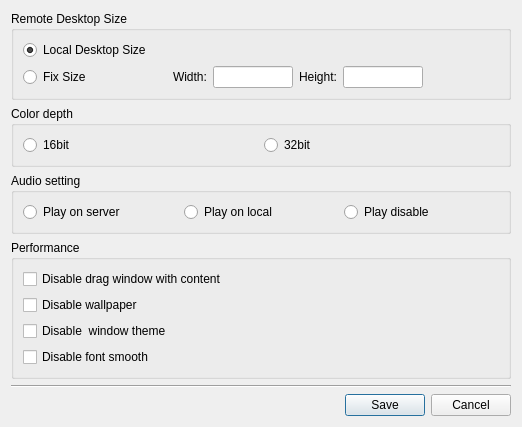
<?xml version="1.0" encoding="UTF-8"?>
<ui version="4.0">
 <class>QWoSessionRDPProperty</class>
 <widget class="QDialog" name="QWoSessionRDPProperty">
  <property name="geometry">
   <rect>
    <x>0</x>
    <y>0</y>
    <width>518</width>
    <height>372</height>
   </rect>
  </property>
  <property name="windowTitle">
   <string>Dialog</string>
  </property>
  <layout class="QVBoxLayout" name="verticalLayout">
   <item>
    <widget class="QGroupBox" name="groupBox_2">
     <property name="title">
      <string>Remote Desktop Size</string>
     </property>
     <layout class="QVBoxLayout" name="verticalLayout_7">
      <item>
       <layout class="QVBoxLayout" name="verticalLayout_6">
        <item>
         <widget class="QRadioButton" name="deskRadio">
          <property name="text">
           <string>Local Desktop Size</string>
          </property>
          <property name="checked">
           <bool>true</bool>
          </property>
         </widget>
        </item>
        <item>
         <layout class="QHBoxLayout" name="horizontalLayout_4">
          <item>
           <widget class="QRadioButton" name="fixRadio">
            <property name="text">
             <string>Fix Size</string>
            </property>
            <property name="checked">
             <bool>false</bool>
            </property>
           </widget>
          </item>
          <item>
           <spacer name="horizontalSpacer_2">
            <property name="orientation">
             <enum>Qt::Horizontal</enum>
            </property>
            <property name="sizeHint" stdset="0">
             <size>
              <width>40</width>
              <height>20</height>
             </size>
            </property>
           </spacer>
          </item>
          <item>
           <widget class="QLabel" name="label">
            <property name="text">
             <string>Width:</string>
            </property>
           </widget>
          </item>
          <item>
           <widget class="QLineEdit" name="fixWidth">
            <property name="maximumSize">
             <size>
              <width>80</width>
              <height>16777215</height>
             </size>
            </property>
           </widget>
          </item>
          <item>
           <widget class="QLabel" name="label_2">
            <property name="text">
             <string>Height:</string>
            </property>
           </widget>
          </item>
          <item>
           <widget class="QLineEdit" name="fixHeight">
            <property name="maximumSize">
             <size>
              <width>80</width>
              <height>16777215</height>
             </size>
            </property>
           </widget>
          </item>
          <item>
           <spacer name="horizontalSpacer_3">
            <property name="orientation">
             <enum>Qt::Horizontal</enum>
            </property>
            <property name="sizeHint" stdset="0">
             <size>
              <width>40</width>
              <height>20</height>
             </size>
            </property>
           </spacer>
          </item>
         </layout>
        </item>
        <item>
         <layout class="QHBoxLayout" name="horizontalLayout_5"/>
        </item>
       </layout>
      </item>
     </layout>
    </widget>
   </item>
   <item>
    <widget class="QGroupBox" name="groupBox">
     <property name="title">
      <string>Color depth</string>
     </property>
     <layout class="QHBoxLayout" name="horizontalLayout_3">
      <item>
       <widget class="QRadioButton" name="rad16Bit">
        <property name="text">
         <string>16bit</string>
        </property>
       </widget>
      </item>
      <item>
       <widget class="QRadioButton" name="rad32Bit">
        <property name="text">
         <string>32bit</string>
        </property>
       </widget>
      </item>
     </layout>
    </widget>
   </item>
   <item>
    <widget class="QGroupBox" name="groupBox_4">
     <property name="title">
      <string>Audio setting</string>
     </property>
     <layout class="QHBoxLayout" name="horizontalLayout_6">
      <item>
       <widget class="QRadioButton" name="radPlayServer">
        <property name="text">
         <string>Play on server</string>
        </property>
       </widget>
      </item>
      <item>
       <widget class="QRadioButton" name="radPlayLocal">
        <property name="text">
         <string>Play on local</string>
        </property>
       </widget>
      </item>
      <item>
       <widget class="QRadioButton" name="radPlayDisable">
        <property name="text">
         <string>Play disable</string>
        </property>
       </widget>
      </item>
     </layout>
    </widget>
   </item>
   <item>
    <widget class="QGroupBox" name="groupBox_3">
     <property name="title">
      <string>Performance</string>
     </property>
     <layout class="QVBoxLayout" name="verticalLayout_2">
      <item>
       <widget class="QCheckBox" name="chkDragContent">
        <property name="text">
         <string>Disable drag window with content</string>
        </property>
       </widget>
      </item>
      <item>
       <widget class="QCheckBox" name="chkWallpaper">
        <property name="text">
         <string>Disable wallpaper</string>
        </property>
       </widget>
      </item>
      <item>
       <widget class="QCheckBox" name="chkTheme">
        <property name="text">
         <string>Disable  window theme</string>
        </property>
       </widget>
      </item>
      <item>
       <widget class="QCheckBox" name="chkFontSmooth">
        <property name="text">
         <string>Disable font smooth</string>
        </property>
       </widget>
      </item>
     </layout>
    </widget>
   </item>
   <item>
    <widget class="Line" name="line">
     <property name="minimumSize">
      <size>
       <width>500</width>
       <height>0</height>
      </size>
     </property>
     <property name="orientation">
      <enum>Qt::Horizontal</enum>
     </property>
    </widget>
   </item>
   <item>
    <layout class="QHBoxLayout" name="horizontalLayout">
     <item>
      <spacer name="horizontalSpacer">
       <property name="orientation">
        <enum>Qt::Horizontal</enum>
       </property>
       <property name="sizeHint" stdset="0">
        <size>
         <width>40</width>
         <height>20</height>
        </size>
       </property>
      </spacer>
     </item>
     <item>
      <widget class="QPushButton" name="btnSave">
       <property name="text">
        <string>Save</string>
       </property>
      </widget>
     </item>
     <item>
      <widget class="QPushButton" name="btnCancel">
       <property name="text">
        <string>Cancel</string>
       </property>
      </widget>
     </item>
    </layout>
   </item>
  </layout>
 </widget>
 <resources/>
 <connections/>
</ui>
